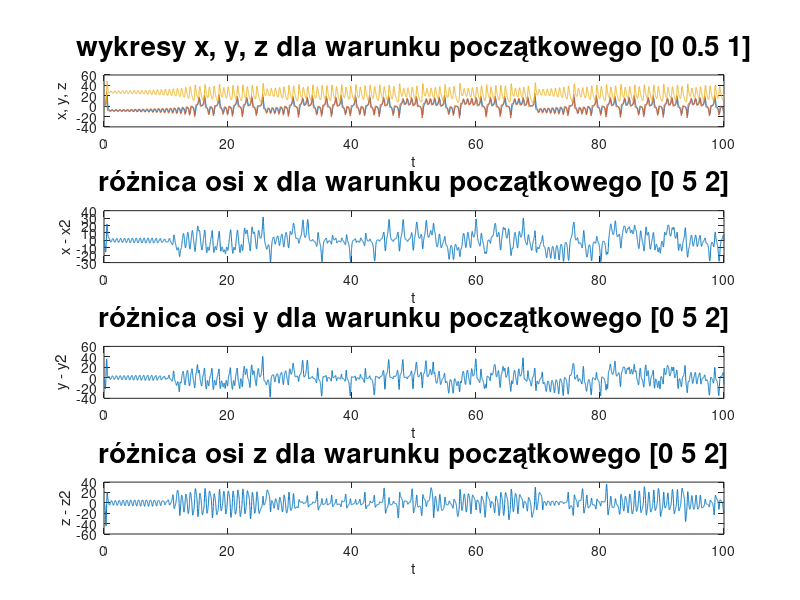

MATLAB code to generate this figure:
function lab02_02
 tspan = [0:0.01:100]
 x0 =[0 0.5 1];
 x1 = [0 5 2] ;
  
 options = odeset('RelTol',1e-8,'AbsTol',1e-10);

 [tsol,xsol] = ode45(@(t,x) ode1(t,x),tspan,x0);
 [tsol2,ysol] = ode45(@(t,x) ode1(t,x),tspan,x1);
 deltax = xsol(:,1) - ysol(:,1);
 deltay = xsol(:,2) - ysol(:,2);
 deltaz = xsol(:,3) - ysol(:,3);

 figure(1)
 subplot(4,1,1)
 plot(tsol, xsol(:,1));
 hold on;
 plot(tsol2, xsol(:,2));
 hold on;
 plot(tsol, xsol(:,3));
 title("wykresy x, y, z dla warunku początkowego [0 0.5 1]", 'FontSize', 20)
 xlabel("t");
 ylabel("x, y, z");

 subplot(4,1,2)
 plot(tsol, deltax);
 title("różnica osi x dla warunku początkowego [0 5 2]", 'FontSize', 20)
 xlabel("t");
 ylabel("x - x2");

 subplot(4,1,3)
 plot(tsol, deltay);
 title("różnica osi y dla warunku początkowego [0 5 2]", 'FontSize', 20)
 xlabel("t");
 ylabel("y - y2");

 subplot(4,1,4)
 plot(tsol, deltaz);
 title("różnica osi z dla warunku początkowego [0 5 2]", 'FontSize', 20)
 xlabel("t");
 ylabel("z - z2");
end

 function dxdt = ode1(t,x)
    s=10;
    b=8/3;
    r=28;

    dxdt = zeros(3,1);
    dxdt(1) = s*x(2) - s* x(1);
    dxdt(2) = -x(1) * x(3) + r* x(1) - x(2);
    dxdt(3) = x(1) * x(2) - b* x(3);
end

